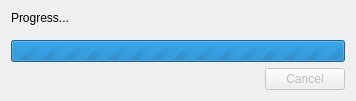
<?xml version="1.0" encoding="UTF-8"?>
<ui version="4.0">
 <class>progressdialog</class>
 <widget class="QWidget" name="progressdialog">
  <property name="geometry">
   <rect>
    <x>0</x>
    <y>0</y>
    <width>356</width>
    <height>101</height>
   </rect>
  </property>
  <property name="windowTitle">
   <string>Form</string>
  </property>
  <layout class="QGridLayout" name="gridLayout">
   <item row="0" column="0" colspan="2">
    <widget class="QLabel" name="label">
     <property name="sizePolicy">
      <sizepolicy hsizetype="Ignored" vsizetype="Preferred">
       <horstretch>0</horstretch>
       <verstretch>0</verstretch>
      </sizepolicy>
     </property>
     <property name="text">
      <string>Progress...</string>
     </property>
     <property name="alignment">
      <set>Qt::AlignLeading|Qt::AlignLeft|Qt::AlignTop</set>
     </property>
    </widget>
   </item>
   <item row="1" column="0" colspan="2">
    <widget class="QProgressBar" name="progressBar">
     <property name="maximum">
      <number>0</number>
     </property>
     <property name="value">
      <number>-1</number>
     </property>
     <property name="textVisible">
      <bool>false</bool>
     </property>
    </widget>
   </item>
   <item row="2" column="1">
    <widget class="QPushButton" name="pushButton">
     <property name="enabled">
      <bool>false</bool>
     </property>
     <property name="sizePolicy">
      <sizepolicy hsizetype="Fixed" vsizetype="Fixed">
       <horstretch>0</horstretch>
       <verstretch>0</verstretch>
      </sizepolicy>
     </property>
     <property name="text">
      <string>Cancel</string>
     </property>
    </widget>
   </item>
  </layout>
 </widget>
 <resources/>
 <connections/>
</ui>
